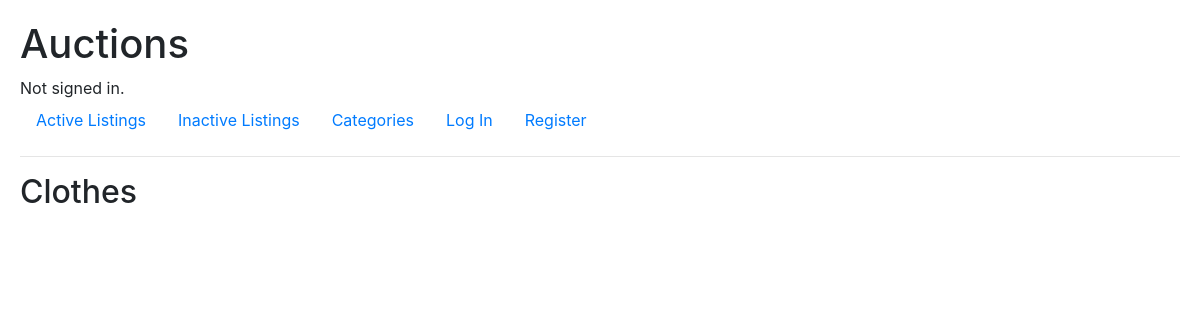
Page /category/Clothes on the earlier database version.
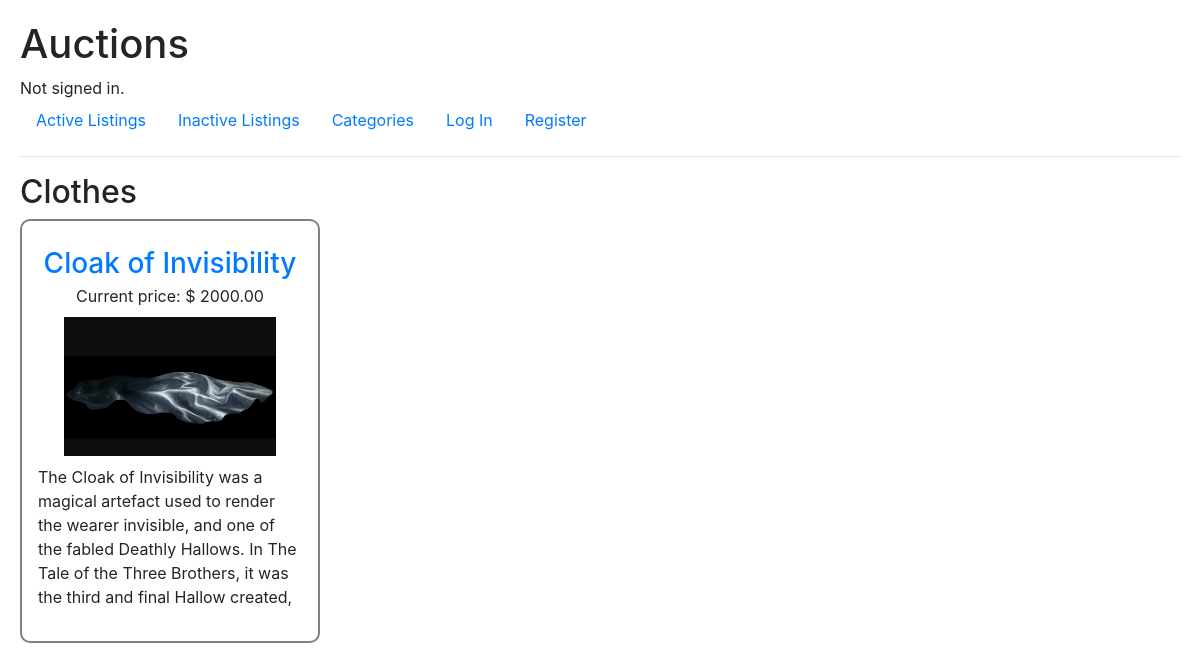
Same page on the later database version.
### auctions/models.py (models this page shows, shortened)
class Auction(models.Model):
    CATEGORIES = [
        ('Clothes', 'Clothes'),
        ('Electronics', 'Devices & Electronics'),
        ('Health', 'Health & Foods'),
        ('Hobbies', 'Hobbies'),
        ('Toys', 'Kids & Toys'),
        ('Sports', 'Sports'),
        ('Tools', 'Tools & Services'),
        ('OTHER', 'None'),
    ]
    title = models.CharField(max_length=100)
    description = models.TextField()
    user = models.ForeignKey(User, on_delete=models.CASCADE, related_name="owner")
    starting_bid = models.DecimalField(max_digits=8, decimal_places=2)
    bids = models.ManyToManyField(Bid, blank=True, related_name="listing", null=True)
    current_price = models.DecimalField(max_digits=8, decimal_places=2)
    winner = models.ForeignKey(User, related_name="wins", on_delete=models.CASCADE, blank=True, null=True)
    url = models.ImageField(blank=True)
    category = models.CharField(max_length=100, choices=CATEGORIES, default=CATEGORIES[7][0], blank=True)
    closed = models.BooleanField(default=False)

### auctions/views.py (the view)
# urls.py: path("category/<str:cat>", views.category, name="category"),
def category(request, cat):
    everylisting = Auction.objects.all()
    listings = everylisting.filter(category = cat)
    livelistings = listings.filter(closed = False)
    deadlistings = listings.filter(closed = True)
    return render(request, "auctions/category.html", {
        "category": cat,
        "deadlistings": deadlistings,
        "livelistings": livelistings,
    })

### auctions/templates/auctions/category.html (shortened to what this page needs)
{% extends "auctions/layout.html" %}
{% block body %}
    <h2>{{ category }}</h2>
    <div class="listings">
        {% for auction in livelistings %}
            <div class="listing">
                <h3><a href="{% url 'listing' auction.id %}">{{ auction.title }}</a></h3>
                <p class="index-price">Current price: $ {{ auction.current_price }}</p>
                {% if auction.url.url %}
                <img src="{{ auction.url.url }}" alt="Image" class="index-image">
                {% endif %}
                <p class="index-description">{{ auction.description }}</p>
            </div>
        {% endfor %}
    </div>
{% endblock %}

Differences in the rows shown:
added Auction: category "Clothes", title "Cloak of Invisibility", current_price "2000.00", url (picture), description "The Cloak of Invisibility was a magical artefact used to render the wearer invisible, and one of the fabled Deathly Hallows. In The Tale of the Three Brothers, it was the third and final Hallow created,…"
Other differences:
{{ category }}: "Clothes" → (not shown)
